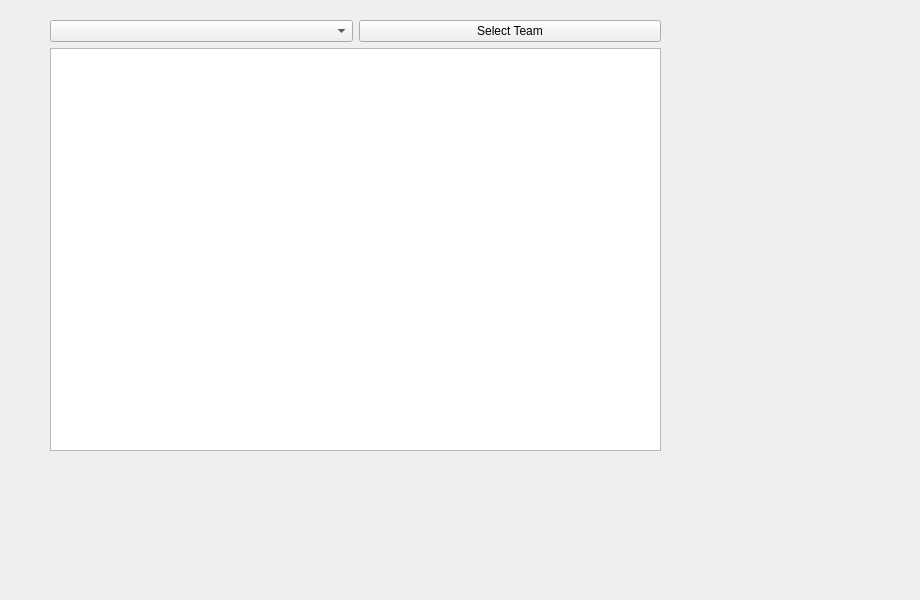
<?xml version="1.0" encoding="UTF-8"?>
<ui version="4.0">
 <class>BFS</class>
 <widget class="QWidget" name="BFS">
  <property name="geometry">
   <rect>
    <x>0</x>
    <y>0</y>
    <width>920</width>
    <height>600</height>
   </rect>
  </property>
  <property name="windowTitle">
   <string>Form</string>
  </property>
  <widget class="QWidget" name="verticalLayoutWidget">
   <property name="geometry">
    <rect>
     <x>50</x>
     <y>20</y>
     <width>611</width>
     <height>431</height>
    </rect>
   </property>
   <layout class="QVBoxLayout" name="verticalLayout">
    <item>
     <layout class="QHBoxLayout" name="horizontalLayout">
      <item>
       <widget class="QComboBox" name="comboBox"/>
      </item>
      <item>
       <widget class="QPushButton" name="selectTeamButton">
        <property name="text">
         <string>Select Team</string>
        </property>
       </widget>
      </item>
     </layout>
    </item>
    <item>
     <widget class="QTextBrowser" name="textBrowser"/>
    </item>
   </layout>
  </widget>
 </widget>
 <resources/>
 <connections/>
</ui>
